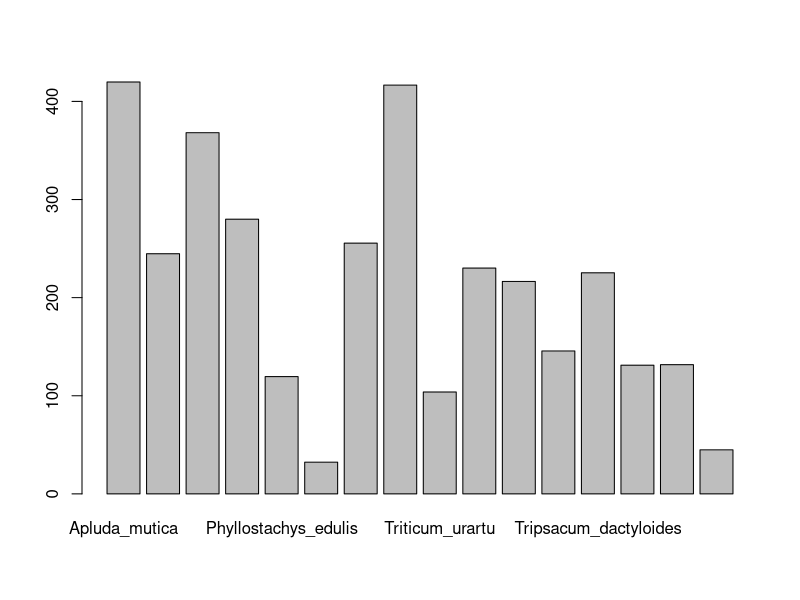
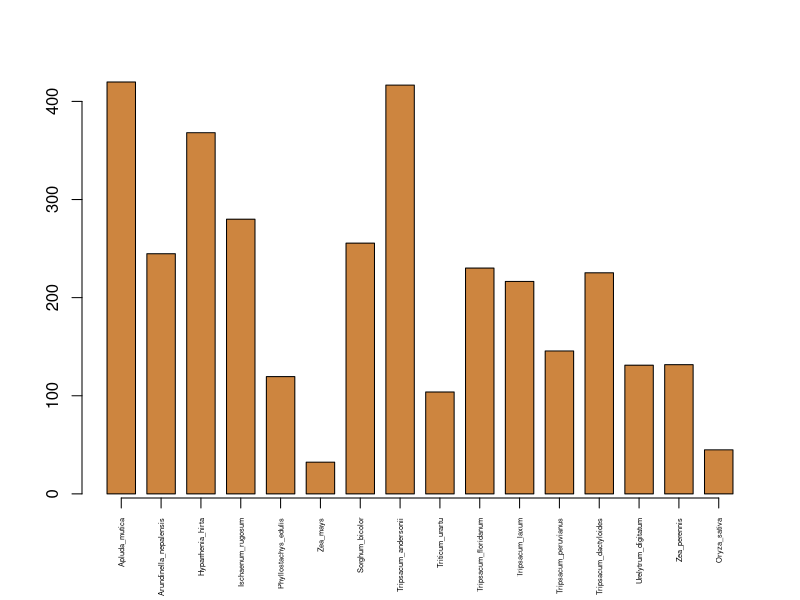

These charts were generated, in order, by the following R code:
setwd("~/Documents/Projects/Huff_CentromereEvo/Git_Huff_CentEvo")

data <- read.csv("DataSheet_foranalysis.csv")
barplot(data$Bignet_mb, names.arg=data$Species)
?barplot

tempxlab <- barplot(data$Bignet_mb, space=0.4, xaxt='n', ann=FALSE, col="peru", ylab="Mb of Centromere Repeat")
axis(1, cex.axis=0.45, las=2, at=tempxlab, space=0.4, labels=data$Species)
